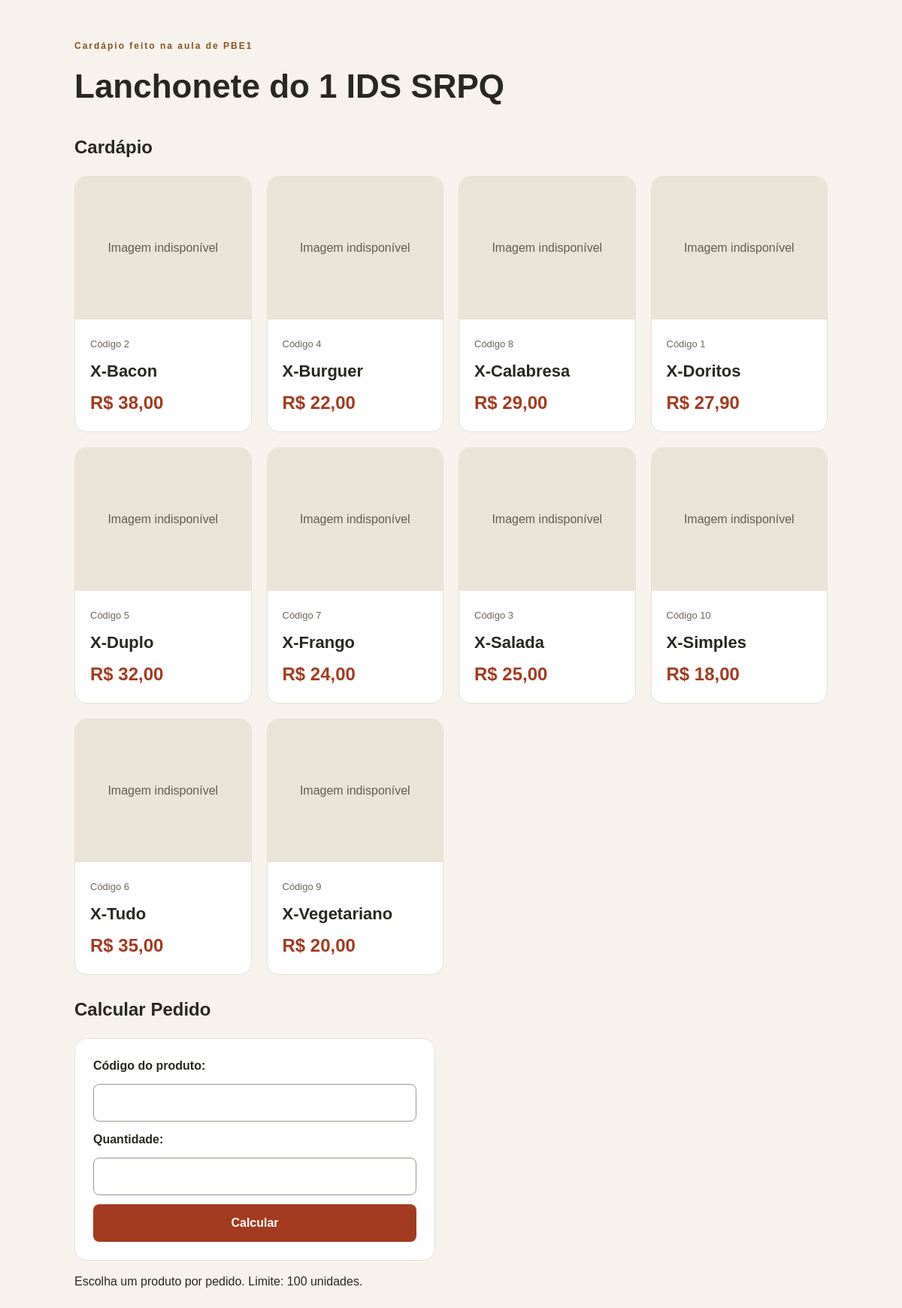
The page / on the database its author committed.
### tables this page shows
CREATE TABLE produto (

     
     
     
     
     
    id_lanche INT NOT NULL AUTO_INCREMENT,


     
     
     
     
    preco_cliente DECIMAL(10,2),


     
     
     
    ingredientes VARCHAR(200),


     
     
     
     
    custo DECIMAL(10,2),


     
     
     
    tempo_preparo TIME,


     
     
     
    nome VARCHAR(200),


     
     
     
    tamanho VARCHAR(10),


     
     
     
     
     
    ativo BOOLEAN,
    
	imagem_url VARCHAR(2048),


     
     
     
    PRIMARY KEY (id_lanche)
);

### index.php (the view, shortened to what this page needs)
<?php
require 'conexao.php';
$consulta = $conexao->query(
    'SELECT id_lanche, nome, preco_cliente, imagem_url
    from produto where ativo = 1
    and preco_cliente IS NOT NULL
    and preco_cliente >= 0
    order by nome'
);
$produtos = $consulta->fetchALL();
?>
<!DOCTYPE html>
<html lang="pt-BR">
<head>
    <link rel="stylesheet" href="estilo.css">
</head>
<body>
<main class="container">
        <p class="chamada"> Cardápio feito na aula de PBE1 </p>
        <h1>Lanchonete do 1 IDS SRPQ</h1>
        <h2>Cardápio</h2>
        <div class="cardapio">
            <?php foreach ($produtos as $produto)  { ?>
            <article class="produto">
                <div class="foto">
                    <spam>Imagem indisponível</span>
</div>
        <div class="detalhes">
            <span class="codigo">Código <?= $produto['id_lanche'] ?></span>
            <h3><?= htmlspecialchars($produto['nome'], ENT_QUOTES, 'UTF-8') ?></h3>
            <P class="preco">R$ <?= number_format($produto['preco_cliente'], 2, ',', '.') ?> </p>
</div>
</article>
<?php } ?>
</div>
<h2>Calcular Pedido</h2>
<form action="pedido.php" method="post">
    <label for="id_lanche">Código do produto:</label>
    <input type="number" name="id_lanche" id="id_lanche" required>
    <label for="quatidade">Quantidade:</label>
    <input type="number" name="quantidade" id="qauntidade" min="1" max="100" required>
    <button type="submit">Calcular</button>
</form>
<p> Escolha um produto por pedido. Limite: 100 unidades. </p>
</main>
</body>
</html>

### estilo.css (style rules this page uses)
* { box-sizing: border-box; }
body { margin: 0; background: #f7f3ec; color: #292721; font-family: Arial, sans-serif; line-height: 1.5; }
.container { max-width: 1050px; margin: 0 auto; padding: 40px 24px; }
.chamada { color: #87521f; font-size: 12px; font-weight: bold; letter-spacing: 2px; }
h1 { margin: 8px 0 30px; font-size: clamp(28px, 5vw, 44px); }
h2 { margin-top: 28px; }
.cardapio { display: grid; grid-template-columns: repeat(auto-fit, minmax(230px, 1fr)); gap: 20px; }
.produto { background: white; border: 1px solid #e6dfd4; border-radius: 16px; overflow: hidden; }
.foto { height: 190px; position: relative; display: grid; place-items: center; background: #eae3d7; color: #645c50; }
.detalhes { padding: 20px; }
.codigo { color: #6c655c; font-size: 13px; }
h3 { margin: 8px 0; font-size: 22px; }
.preco { color: #a33b20; font-size: 24px; font-weight: bold; margin: 8px 0 0; }
form { max-width: 480px; display: grid; gap: 12px; background: white; border: 1px solid #e6dfd4; padding: 24px; border-radius: 16px; }
label { font-weight: bold; }
input { width: 100%; padding: 12px; border: 1px solid #9e968a; border-radius: 8px; font: inherit; }
button, .botao { display: inline-block; background: #a33b20; color: white; border: 0; border-radius: 8px; padding: 13px 20px; font: inherit; font-weight: bold; cursor: pointer; text-decoration: none; }

### rows shown on the page
produto: id_lanche "2", nome "X-Bacon", preco_cliente "38,00"
produto: id_lanche "4", nome "X-Burguer", preco_cliente "22,00"
produto: id_lanche "8", nome "X-Calabresa", preco_cliente "29,00"
produto: id_lanche "1", nome "X-Doritos", preco_cliente "27,90"
produto: id_lanche "5", nome "X-Duplo", preco_cliente "32,00"
produto: id_lanche "7", nome "X-Frango", preco_cliente "24,00"
produto: id_lanche "3", nome "X-Salada", preco_cliente "25,00"
produto: id_lanche "10", nome "X-Simples", preco_cliente "18,00"
produto: id_lanche "6", nome "X-Tudo", preco_cliente "35,00"
produto: id_lanche "9", nome "X-Vegetariano", preco_cliente "20,00"
